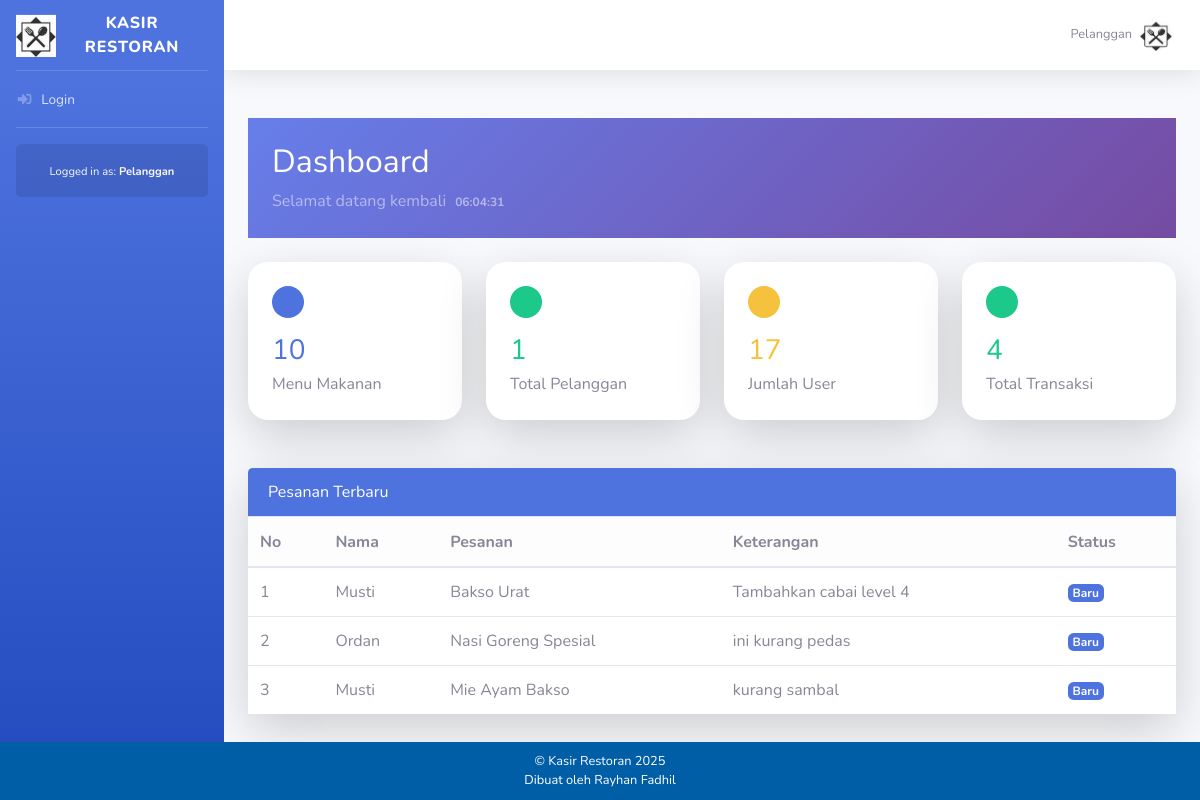
The app's page /backend/pages/dashboard/index.php (signed in) with its own data.
### tables this page shows
CREATE TABLE `order` (
  `id_order` int NOT NULL,
  `no_meja` varchar(255) NOT NULL,
  `tanggal` date NOT NULL,
  `id_user` int NOT NULL,
  `keterangan` varchar(255) NOT NULL,
  `status_order` varchar(255) NOT NULL
);

CREATE TABLE `users` (
  `id_user` int NOT NULL,
  `username` varchar(50) NOT NULL,
  `password` varchar(255) NOT NULL,
  `role` enum('Owner','Admin','Kasir','Waiter','Pelanggan') NOT NULL DEFAULT 'Pelanggan'
);

CREATE TABLE `masakan` (
  `id_masakan` int NOT NULL,
  `nama_masakan` varchar(255) NOT NULL,
  `harga` decimal(10,2) NOT NULL,
  `status_masakan` varchar(255) NOT NULL,
  `gambar_masakan` text NOT NULL,
  `deskripsi_makanan` varchar(255) NOT NULL
);

CREATE TABLE `detail_order` (
  `id_detail_order` int NOT NULL,
  `id_order` varchar(255) NOT NULL,
  `id_masakan` varchar(255) NOT NULL,
  `keterangan` text NOT NULL,
  `status_detail_order` varchar(255) NOT NULL
);

### backend/pages/dashboard/index.php (the view, shortened to what this page needs)
<?php
include '../../partials/header.php';
include '../../partials/sidebar.php';
include '../../partials/navbar.php';
include '../../config/connaction.php';
$totalMenu      = $connect->query("SELECT COUNT(*) AS jml FROM masakan")->fetch_assoc()['jml'];
$totalPelanggan = $connect->query("SELECT COUNT(*) AS jml FROM users WHERE role='Pelanggan'")->fetch_assoc()['jml'];
$totalUser      = $connect->query("SELECT COUNT(*) AS jml FROM users")->fetch_assoc()['jml'];
$totalTransaksi = $connect->query("SELECT COUNT(*) AS jml FROM transaksi")->fetch_assoc()['jml'];
$pesanan = $connect->query("
    SELECT o.id_order, u.username, m.nama_masakan, do.keterangan, o.status_order
    FROM `order` o
    JOIN detail_order do ON o.id_order = do.id_order
    JOIN masakan m ON do.id_masakan = m.id_masakan
    JOIN users u ON o.id_user = u.id_user
    ORDER BY o.id_order DESC
    LIMIT 5
");
?>
<div class="container-fluid my-5">
<div class="row mb-4">
    <div class="col-12">
        <div class="dashboard-header p-4 rounded-4 text-white position-relative overflow-hidden d-flex justify-content-between align-items-center" style="background: linear-gradient(135deg,#667eea 0%,#764ba2 100%); min-height: 120px;">
            <div>
                <h2 class="fw-bold mb-2">
                    <i class="bi bi-speedometer2 me-2"></i>Dashboard
                </h2>
                <p class="mb-0 fs-5 text-white-50">
                    Selamat datang kembali
                    <span class="badge bg-black bg-opacity-20 text-black ms-2" id="dashboard-datetime">
                        <span id="clock"></span>
                    </span>
                </p>
            </div>
        </div>
    </div>
</div>
<div class="row g-4 mb-5">
    <div class="col-lg-3 col-md-6">
        <div class="card stats-card border-0 shadow-lg h-100 position-relative overflow-hidden">
            <div class="card-body p-4">
                <div class="d-flex align-items-center justify-content-between mb-3">
                    <div class="stats-icon bg-primary bg-opacity-10 rounded-circle p-3">
                    </div>
                </div>
                <h3 class="fw-bold text-primary mb-1"><?= $totalMenu ?></h3>
                <p class="text-muted mb-0 fw-medium">Menu Makanan</p>
            </div>
        </div>
    </div>
    <div class="col-lg-3 col-md-6">
        <div class="card stats-card border-0 shadow-lg h-100 position-relative overflow-hidden">
            <div class="card-body p-4">
                <div class="d-flex align-items-center justify-content-between mb-3">
                    <div class="stats-icon bg-success bg-opacity-10 rounded-circle p-3">
                    </div>
                </div>
                <h3 class="fw-bold text-success mb-1"><?= $totalPelanggan ?></h3>
                <p class="text-muted mb-0 fw-medium">Total Pelanggan</p>
            </div>
        </div>
    </div>
    <div class="col-lg-3 col-md-6">
        <div class="card stats-card border-0 shadow-lg h-100 position-relative overflow-hidden">
            <div class="card-body p-4">
                <div class="d-flex align-items-center justify-content-between mb-3">
                    <div class="stats-icon bg-warning bg-opacity-10 rounded-circle p-3">
                    </div>
                </div>
                <h3 class="fw-bold text-warning mb-1"><?= $totalUser ?></h3>
                <p class="text-muted mb-0 fw-medium">Jumlah User</p>
            </div>
        </div>
    </div>
<div class="col-lg-3 col-md-6">
    <div class="card stats-card border-0 shadow-lg h-100 position-relative overflow-hidden">
        <div class="card-body p-4">
            <div class="d-flex align-items-center justify-content-between mb-3">
                <div class="stats-icon bg-success bg-opacity-10 rounded-circle p-3">
                </div>
            </div>
            <h3 class="fw-bold text-success mb-1"><?= number_format($totalTransaksi, 0, ",", ".") ?></h3>
            <p class="text-muted mb-0 fw-medium">Total Transaksi</p>
        </div>
    </div>
</div>
</div>
<div class="row g-0">
    <div class="col-12">
        <div class="card border-0 shadow-lg rounded-0">
            <div class="card-header bg-primary text-white fw-bold d-flex justify-content-between align-items-center">
                <span><i class="bi bi-list-check me-2"></i>Pesanan Terbaru</span>
            </div>
            <div class="card-body p-0">
                <div class="table-responsive">
                    <table class="table table-hover mb-0 align-middle">
                        <thead class="table-light">
                            <tr>
                                <th>No</th>
                                <th>Nama</th>
                                <th>Pesanan</th>
                                <th>Keterangan</th>
                                <th>Status</th>
                            </tr>
                        </thead>
                        <tbody>
                        <?php
                        $no=1;
                        while($row = $pesanan->fetch_assoc()): ?>
                            <tr>
                                <td><?= $no++ ?></td>
                                <td><?= htmlspecialchars($row['username']) ?></td>
                                <td><?= htmlspecialchars($row['nama_masakan']) ?></td>
                                <td><?= htmlspecialchars($row['keterangan']) ?></td>
                                <td>
                                    <?php if($row['status_order']=="Proses"): ?>
                                        <span class="badge bg-warning text-white">Proses</span>
                                    <?php elseif($row['status_order']=="Selesai"): ?>
                                        <span class="badge bg-success text-white">Selesai</span>
                                    <?php else: ?>
                                        <span class="badge bg-primary text-white">Baru</span>
                                    <?php endif; ?>
                                </td>
                            </tr>
                        <?php endwhile; ?>
                        </tbody>
                    </table>
                </div>
            </div>
        </div>
    </div>
</div>
</div>
<?php
include '../../partials/footer.php';
include '../../partials/script.php';
?>

### backend/pages/dashboard/index.php (style rules this page uses)
.stats-card { border-radius: 20px; transition: transform 0.3s, box-shadow 0.3s; }

### records on screen
order: id_user.username "Musti", masakan.nama_masakan "Bakso Urat", detail_order.keterangan "Tambahkan cabai level 4", status_order "Baru"
order: id_user.username "Ordan", masakan.nama_masakan "Nasi Goreng Spesial", detail_order.keterangan "ini kurang pedas", status_order "Baru"
order: id_user.username "Musti", masakan.nama_masakan "Mie Ayam Bakso", detail_order.keterangan "kurang sambal", status_order "Baru"

### other values on screen
$menu['label'] "Login"
$role "Pelanggan"
$role_name "Pelanggan"
$totalMenu "10"
$totalPelanggan "1"
$totalUser "17"
$totalTransaksi "4"
